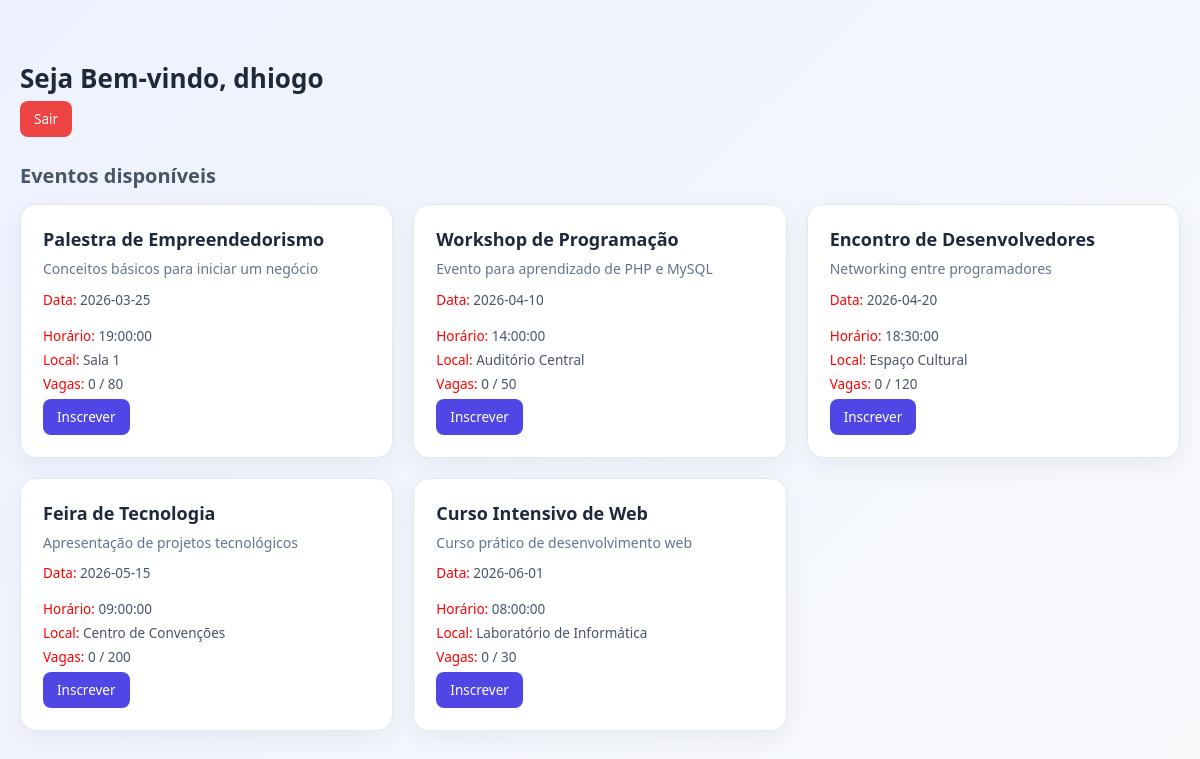
The page / (signed in) on the database its author committed.
### tables this page shows
CREATE TABLE `eventos` (
  `id` int(11) NOT NULL,
  `nome` varchar(100) DEFAULT NULL,
  `descricao` text DEFAULT NULL,
  `data` date DEFAULT NULL,
  `horario` time DEFAULT NULL,
  `local` varchar(255) DEFAULT NULL,
  `max_participantes` int(11) DEFAULT NULL
);

### public/index.php (the view, shortened to what this page needs)
<?php
require_once "C:/Turma2/xampp/htdocs/gerenciamento-eventos/db/database.php";
$participante = $_SESSION['participante'];
$stmt = $pdo->query("SELECT * FROM eventos ORDER BY data ASC");
$eventos = $stmt->fetchAll(PDO::FETCH_ASSOC);
?>
<link rel="stylesheet" href="css/style.css">
<div class="container">
<h2 class="title">Seja Bem-vindo, <?php echo $participante['nome']; ?></h2>
<div class="top-actions">
    <a class="btn btn-danger" href="logout.php">Sair</a>
</div>
<h3 class="subtitle">Eventos disponíveis</h3>
<div class="cards">
<?php foreach ($eventos as $evento):
$stmtCount = $pdo->prepare("SELECT COUNT(*) as total FROM inscricoes WHERE evento_id = :id");
$stmtCount->execute([':id' => $evento['id']]);
$total = $stmtCount->fetch(PDO::FETCH_ASSOC)['total'];
$stmtCheck = $pdo->prepare("SELECT * FROM inscricoes WHERE evento_id = :evento AND participante_id = :participante");
$stmtCheck->execute([
    ':evento' => $evento['id'],
    ':participante' => $participante['id']
]);
$jaInscrito = $stmtCheck->rowCount() > 0;
?>
<div class="card">
    <h3 class="card-title"><?php echo $evento['nome']; ?></h3>
    <p class="card-desc"><?php echo $evento['descricao']; ?></p>
    <p class="card-info">
         <span style="color:red">Data: </span><?php echo $evento['data']; ?> <br><br>
        <span style="color:red">Horário: </span><?php echo $evento['horario']; ?>
    </p>
    <p class="card-local"> <span style="color:red">Local: </span><?php echo $evento['local']; ?></p>
    <p class="card-vagas">
        <span style="color:red">Vagas:</span> <?php echo "$total / {$evento['max_participantes']}"; ?>
    </p>
    <?php if ($jaInscrito): ?>
        <span class="status status-ok">Já inscrito</span><br><br>
        <a class="btn btn-danger"
           href="../usuario/cancelarInscricao.php?id=<?php echo $evento['id']; ?>"
           onclick="return confirm('Deseja cancelar a inscrição?')">
            Cancelar inscrição
        </a>
    <?php elseif ($total < $evento['max_participantes']): ?>
        <a class="btn btn-primary" href="../usuario/inscrever.php?id=<?php echo $evento['id']; ?>">
            Inscrever
        </a>
    <?php else: ?>
        <span class="status status-full">Lotado</span>
    <?php endif; ?>
</div>
<?php endforeach; ?>
</div>
</div>

### public/css/style.css (style rules this page uses)
* { margin: 0; padding: 0; box-sizing: border-box; font-family: "Segoe UI", Arial, sans-serif; }
.container { max-width: 1550px; margin: 40px auto; padding: 20px; }
.title { font-size: 26px; font-weight: 600; margin-bottom: 5px; }
.subtitle { font-size: 20px; margin: 25px 0 15px; color: #475569; }
.top-actions { display: flex; gap: 10px; margin-bottom: 20px; }
.cards { display: grid; grid-template-columns: repeat(auto-fit, minmax(320px, 1fr)); gap: 20px; }
.card { background: #ffffff; padding: 22px; border-radius: 16px; box-shadow: 0 8px 25px rgba(0,0,0,0.06); border: 1px solid #e2e8f0; transition: all 0.25s ease; position: relative; }
.card-title { font-size: 18px; font-weight: 600; margin-bottom: 8px; }
.card-desc { font-size: 14px; color: #64748b; margin-bottom: 12px; line-height: 1.4; }
.card-info, .card-local, .card-vagas { font-size: 13.5px; color: #475569; margin-bottom: 6px; }
.btn { display: inline-block; padding: 9px 14px; border-radius: 8px; text-decoration: none; font-size: 13.5px; font-weight: 500; transition: all 0.2s ease; }
.btn-primary { background: #4f46e5; color: white; }
.btn-danger { background: #ef4444; color: white; }

### rows shown on the page
eventos: nome "Palestra de Empreendedorismo", descricao "Conceitos básicos para iniciar um negócio", data "2026-03-25", horario "19:00:00", local "Sala 1", total "0", max_participantes "80"
eventos: nome "Workshop de Programação", descricao "Evento para aprendizado de PHP e MySQL", data "2026-04-10", horario "14:00:00", local "Auditório Central", total "0", max_participantes "50"
eventos: nome "Encontro de Desenvolvedores", descricao "Networking entre programadores", data "2026-04-20", horario "18:30:00", local "Espaço Cultural", total "0", max_participantes "120"
eventos: nome "Feira de Tecnologia", descricao "Apresentação de projetos tecnológicos", data "2026-05-15", horario "09:00:00", local "Centro de Convenções", total "0", max_participantes "200"
eventos: nome "Curso Intensivo de Web", descricao "Curso prático de desenvolvimento web", data "2026-06-01", horario "08:00:00", local "Laboratório de Informática", total "0", max_participantes "30"

### other values the page prints
$participante['nome'] "dhiogo"
